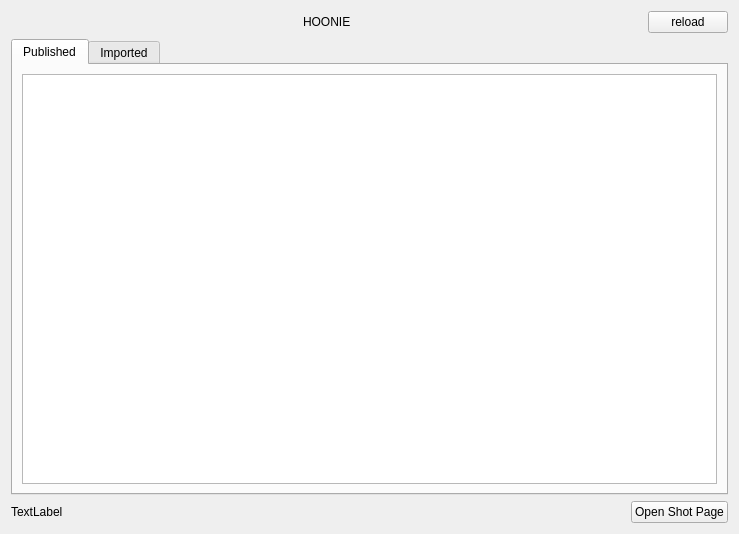
<?xml version="1.0" encoding="UTF-8"?>
<ui version="4.0">
 <class>HOONIE_QWidget</class>
 <widget class="QWidget" name="HOONIE_QWidget">
  <property name="geometry">
   <rect>
    <x>0</x>
    <y>0</y>
    <width>739</width>
    <height>534</height>
   </rect>
  </property>
  <property name="windowTitle">
   <string>HOONIE Alembic Manager</string>
  </property>
  <layout class="QVBoxLayout" name="verticalLayout">
   <item>
    <layout class="QHBoxLayout" name="horizontalLayout_2">
     <item>
      <spacer name="horizontalSpacer">
       <property name="orientation">
        <enum>Qt::Horizontal</enum>
       </property>
       <property name="sizeHint" stdset="0">
        <size>
         <width>20</width>
         <height>20</height>
        </size>
       </property>
      </spacer>
     </item>
     <item>
      <widget class="QLabel" name="label">
       <property name="text">
        <string>HOONIE</string>
       </property>
      </widget>
     </item>
     <item>
      <spacer name="horizontalSpacer_2">
       <property name="orientation">
        <enum>Qt::Horizontal</enum>
       </property>
       <property name="sizeType">
        <enum>QSizePolicy::Expanding</enum>
       </property>
       <property name="sizeHint" stdset="0">
        <size>
         <width>20</width>
         <height>20</height>
        </size>
       </property>
      </spacer>
     </item>
     <item>
      <widget class="QPushButton" name="reload_Btn">
       <property name="text">
        <string>reload</string>
       </property>
      </widget>
     </item>
    </layout>
   </item>
   <item>
    <widget class="QTabWidget" name="tabWidget">
     <property name="currentIndex">
      <number>0</number>
     </property>
     <widget class="QWidget" name="Import_ViewWidget">
      <attribute name="title">
       <string>Published</string>
      </attribute>
      <layout class="QVBoxLayout" name="verticalLayout_2">
       <item>
        <widget class="QTreeView" name="Import_QTreeView">
         <property name="minimumSize">
          <size>
           <width>0</width>
           <height>0</height>
          </size>
         </property>
        </widget>
       </item>
      </layout>
     </widget>
     <widget class="QWidget" name="Imported_ViewWidget">
      <attribute name="title">
       <string>Imported</string>
      </attribute>
      <layout class="QVBoxLayout" name="verticalLayout_3">
       <item>
        <widget class="QTreeView" name="Imported_QTreeView"/>
       </item>
      </layout>
     </widget>
    </widget>
   </item>
   <item>
    <layout class="QHBoxLayout" name="horizontalLayout_3">
     <item>
      <widget class="QLabel" name="status_label">
       <property name="text">
        <string>TextLabel</string>
       </property>
      </widget>
     </item>
     <item>
      <widget class="QPushButton" name="OpenShotPage_Btn">
       <property name="sizePolicy">
        <sizepolicy hsizetype="Fixed" vsizetype="Fixed">
         <horstretch>0</horstretch>
         <verstretch>0</verstretch>
        </sizepolicy>
       </property>
       <property name="text">
        <string>Open Shot Page</string>
       </property>
      </widget>
     </item>
    </layout>
   </item>
  </layout>
 </widget>
 <resources/>
 <connections/>
</ui>
